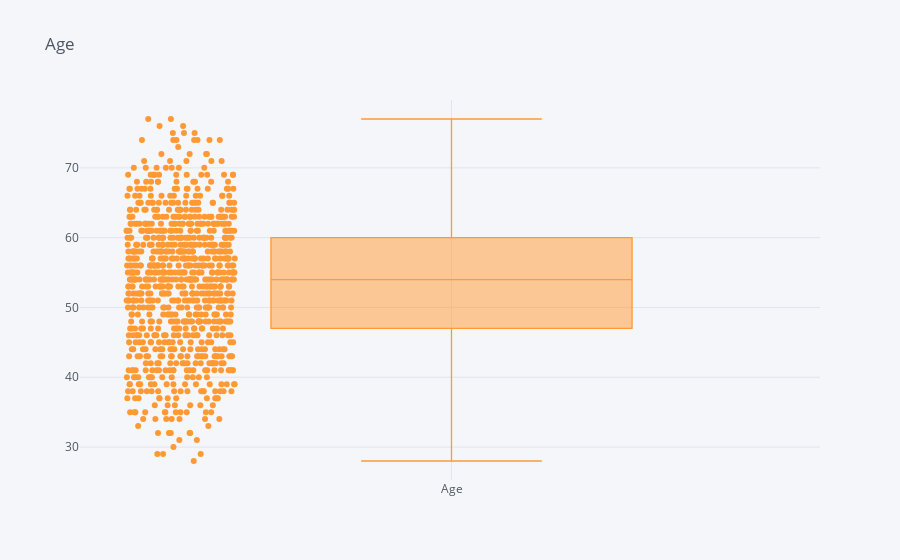
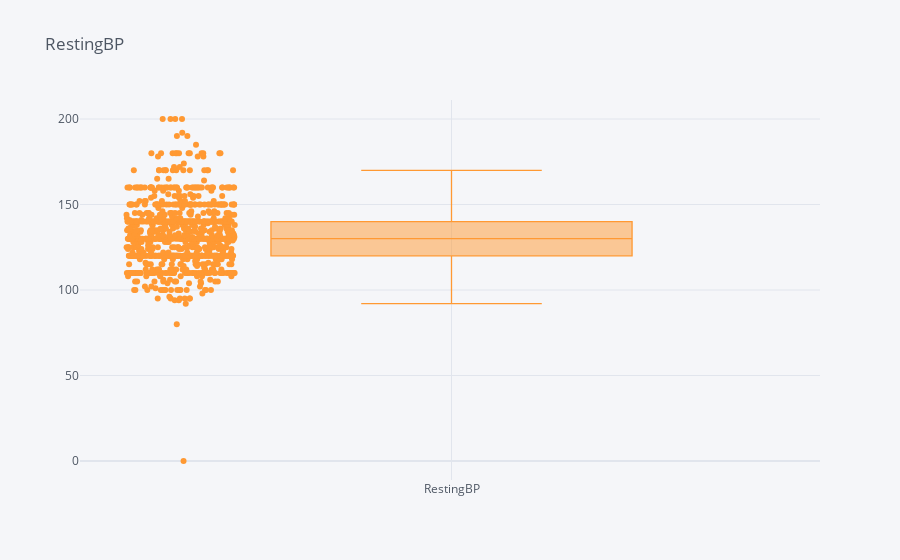
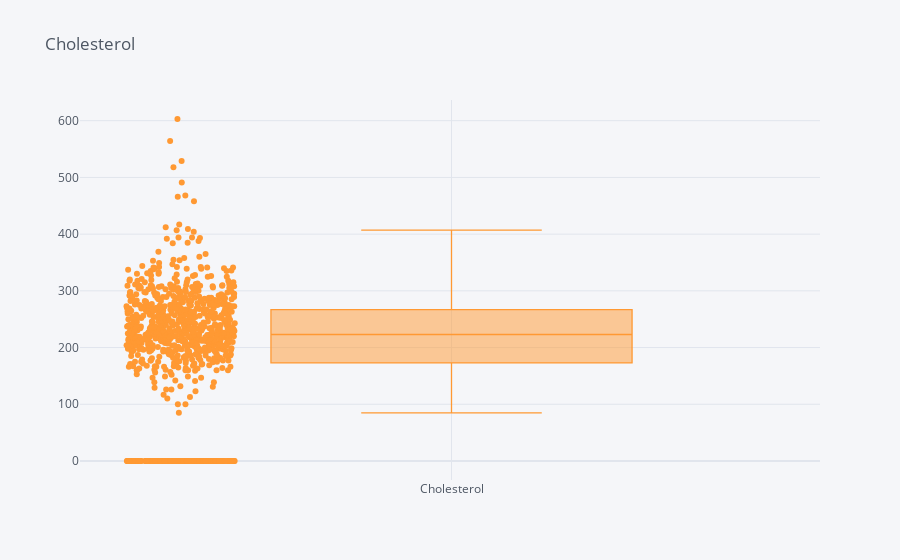
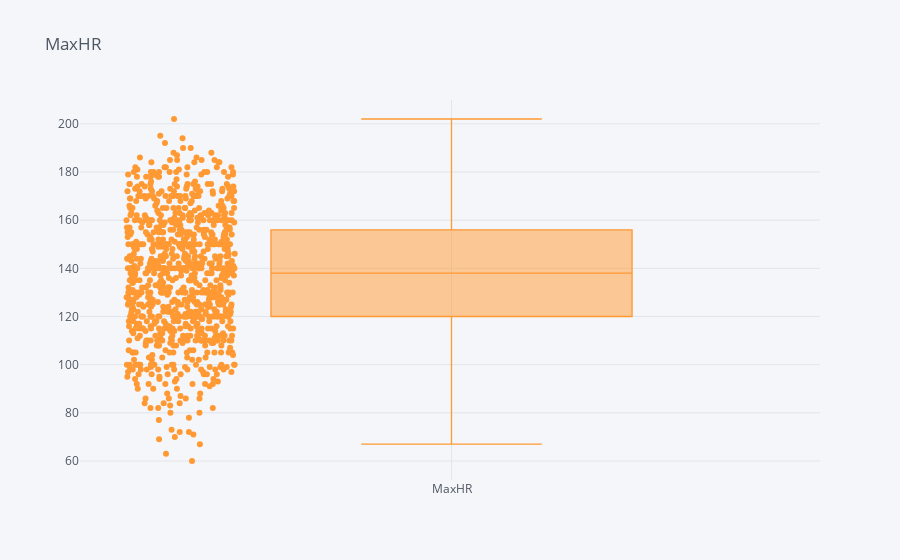

Write notebook code for charts like these, in order.
### Markdown cell above
They are very useful in showing us the concentration of values, and outliers for each attribute.

### Code cell
# Iterate through all columns of Numerical Data and plot a box plot

for column in numerical:
    if column != "FastingBS": # FastingBS has only two type of values
        df[column].iplot(kind="box", title=column, boxpoints="all")

### Figure 1 — Plotly figure (JSON) as saved in the notebook; plotly's stock layout.template omitted (floating-point values rounded to 4 significant figures; data arrays with more than 128 entries replaced by an {"elided": "..."} marker saying what was removed)
{"data": [{"boxpoints": "all", "line": {"width": 1.3}, "marker": {"color": "rgba(255, 153, 51, 1.0)"}, "name": "Age", "orientation": "v", "type": "box", "y": {"elided": "918 int values"}}], "layout": {"legend": {"bgcolor": "#F5F6F9", "font": {"color": "#4D5663"}}, "paper_bgcolor": "#F5F6F9", "plot_bgcolor": "#F5F6F9", "title": {"font": {"color": "#4D5663"}, "text": "Age"}, "xaxis": {"gridcolor": "#E1E5ED", "showgrid": true, "tickfont": {"color": "#4D5663"}, "title": {"font": {"color": "#4D5663"}, "text": ""}, "zerolinecolor": "#E1E5ED"}, "yaxis": {"gridcolor": "#E1E5ED", "showgrid": true, "tickfont": {"color": "#4D5663"}, "title": {"font": {"color": "#4D5663"}, "text": ""}, "zerolinecolor": "#E1E5ED"}}}

### Figure 2 — Plotly figure (JSON) as saved in the notebook; plotly's stock layout.template omitted (floating-point values rounded to 4 significant figures; data arrays with more than 128 entries replaced by an {"elided": "..."} marker saying what was removed)
{"data": [{"boxpoints": "all", "line": {"width": 1.3}, "marker": {"color": "rgba(255, 153, 51, 1.0)"}, "name": "RestingBP", "orientation": "v", "type": "box", "y": {"elided": "918 int values"}}], "layout": {"legend": {"bgcolor": "#F5F6F9", "font": {"color": "#4D5663"}}, "paper_bgcolor": "#F5F6F9", "plot_bgcolor": "#F5F6F9", "title": {"font": {"color": "#4D5663"}, "text": "RestingBP"}, "xaxis": {"gridcolor": "#E1E5ED", "showgrid": true, "tickfont": {"color": "#4D5663"}, "title": {"font": {"color": "#4D5663"}, "text": ""}, "zerolinecolor": "#E1E5ED"}, "yaxis": {"gridcolor": "#E1E5ED", "showgrid": true, "tickfont": {"color": "#4D5663"}, "title": {"font": {"color": "#4D5663"}, "text": ""}, "zerolinecolor": "#E1E5ED"}}}

### Figure 3 — Plotly figure (JSON) as saved in the notebook; plotly's stock layout.template omitted (floating-point values rounded to 4 significant figures; data arrays with more than 128 entries replaced by an {"elided": "..."} marker saying what was removed)
{"data": [{"boxpoints": "all", "line": {"width": 1.3}, "marker": {"color": "rgba(255, 153, 51, 1.0)"}, "name": "Cholesterol", "orientation": "v", "type": "box", "y": {"elided": "918 int values"}}], "layout": {"legend": {"bgcolor": "#F5F6F9", "font": {"color": "#4D5663"}}, "paper_bgcolor": "#F5F6F9", "plot_bgcolor": "#F5F6F9", "title": {"font": {"color": "#4D5663"}, "text": "Cholesterol"}, "xaxis": {"gridcolor": "#E1E5ED", "showgrid": true, "tickfont": {"color": "#4D5663"}, "title": {"font": {"color": "#4D5663"}, "text": ""}, "zerolinecolor": "#E1E5ED"}, "yaxis": {"gridcolor": "#E1E5ED", "showgrid": true, "tickfont": {"color": "#4D5663"}, "title": {"font": {"color": "#4D5663"}, "text": ""}, "zerolinecolor": "#E1E5ED"}}}

### Figure 4 — Plotly figure (JSON) as saved in the notebook; plotly's stock layout.template omitted (floating-point values rounded to 4 significant figures; data arrays with more than 128 entries replaced by an {"elided": "..."} marker saying what was removed)
{"data": [{"boxpoints": "all", "line": {"width": 1.3}, "marker": {"color": "rgba(255, 153, 51, 1.0)"}, "name": "MaxHR", "orientation": "v", "type": "box", "y": {"elided": "918 int values"}}], "layout": {"legend": {"bgcolor": "#F5F6F9", "font": {"color": "#4D5663"}}, "paper_bgcolor": "#F5F6F9", "plot_bgcolor": "#F5F6F9", "title": {"font": {"color": "#4D5663"}, "text": "MaxHR"}, "xaxis": {"gridcolor": "#E1E5ED", "showgrid": true, "tickfont": {"color": "#4D5663"}, "title": {"font": {"color": "#4D5663"}, "text": ""}, "zerolinecolor": "#E1E5ED"}, "yaxis": {"gridcolor": "#E1E5ED", "showgrid": true, "tickfont": {"color": "#4D5663"}, "title": {"font": {"color": "#4D5663"}, "text": ""}, "zerolinecolor": "#E1E5ED"}}}
